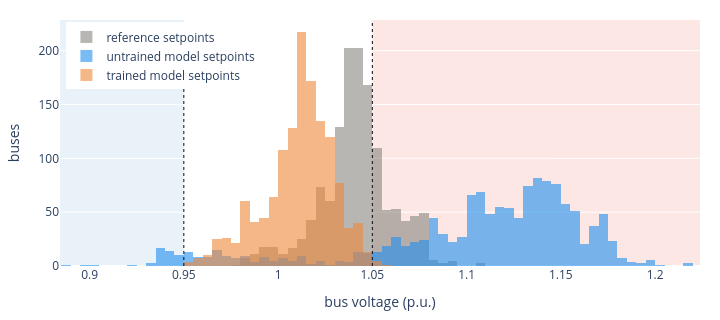

Notebook source saved alongside this figure:
### Markdown cell above
After training, on the same unseen problem: one forward pass does what the gradient descent of section 2 did with a power flow and an adjoint per step.

### Code cell
v_trained, score = voltages_with(model)
print(f"trained model: score {score:.2f}")
voltage_histogram(
    {"reference setpoints": test_problem.context.bus.v_mag, "untrained model setpoints": v_untrained,
     "trained model setpoints": v_trained})

### Figure 1 — Plotly figure (JSON) as saved in the notebook; plotly's stock layout.template omitted (floating-point values rounded to 4 significant figures; data arrays with more than 128 entries replaced by an {"elided": "..."} marker saying what was removed)
{"data": [{"marker": {"color": "#898781"}, "name": "reference setpoints", "opacity": 0.6, "x": {"elided": "1354 float values"}, "xbins": {"size": 0.005}, "type": "histogram"}, {"marker": {"color": "#1f8ff0"}, "name": "untrained model setpoints", "opacity": 0.6, "x": {"elided": "1354 float values"}, "xbins": {"size": 0.005}, "type": "histogram"}, {"marker": {"color": "#f0883a"}, "name": "trained model setpoints", "opacity": 0.6, "x": {"elided": "1354 float values"}, "xbins": {"size": 0.005}, "type": "histogram"}], "layout": {"shapes": [{"line": {"color": "#0b0b0b", "dash": "dot", "width": 1}, "type": "line", "x0": 0.95, "x1": 0.95, "xref": "x", "y0": 0, "y1": 1, "yref": "y domain"}, {"line": {"color": "#0b0b0b", "dash": "dot", "width": 1}, "type": "line", "x0": 1.05, "x1": 1.05, "xref": "x", "y0": 0, "y1": 1, "yref": "y domain"}, {"fillcolor": "#4292c6", "layer": "below", "line": {"width": 0}, "opacity": 0.12, "type": "rect", "x0": 0.8843, "x1": 0.95, "xref": "x", "y0": 0, "y1": 1, "yref": "y domain"}, {"fillcolor": "#ef3b2c", "layer": "below", "line": {"width": 0}, "opacity": 0.12, "type": "rect", "x0": 1.05, "x1": 1.224, "xref": "x", "y0": 0, "y1": 1, "yref": "y domain"}], "margin": {"l": 60, "r": 20, "t": 20, "b": 50}, "legend": {"x": 0.01, "y": 0.99}, "barmode": "overlay", "xaxis": {"title": {"text": "bus voltage (p.u.)"}}, "yaxis": {"title": {"text": "buses"}}, "width": 720, "height": 320, "plot_bgcolor": "white"}}
